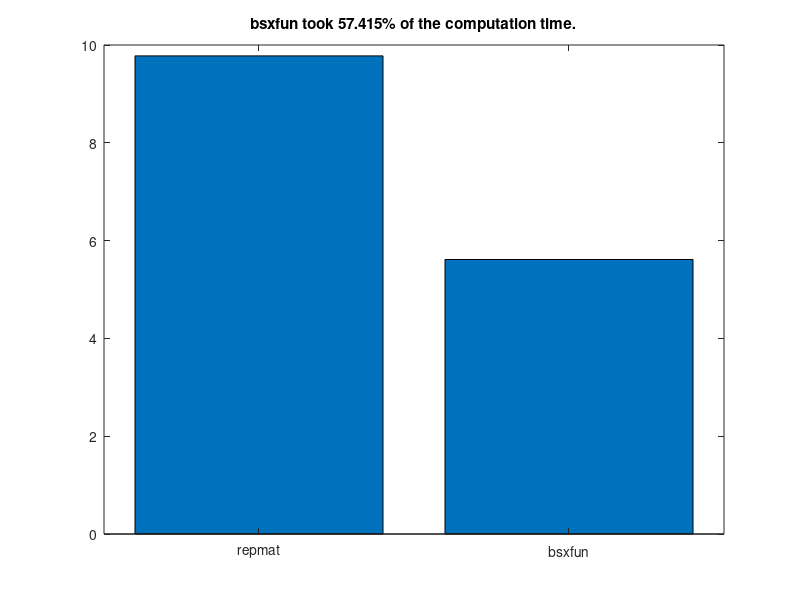

The MATLAB script that drew this image:
%% Analyzing Neural Time Series Data
% Matlab code for Chapter 4 script A
% Mike X Cohen
% 
% This code accompanies the book, titled "Analyzing Neural Time Series Data" 
% (MIT Press). Using the code without following the book may lead to confusion, 
% incorrect data analyses, and misinterpretations of results. 
% Mike X Cohen assumes no responsibility for inappropriate or incorrect use of this code. 

%% variables, part I
% Let's start with variables. A variable is a place-holder for
% information. To create a variable, you simply assign it information. 
% For example,

mike = 10;
bob  = 20;

% If you type these into the command window (or highlight them here and hit
% F9, or highlight them, right-click, and choose "Evaluate Selection"), you 
% will create the variables.
% Because the variables refer to numbers, you can add them, multiple them,
% etc: 
mike + bob; % Note: You can also put comments after code
(mike+bob)/(mike-bob)

% Notice that when the line ends with a semicolon, the output is suppressed, 
% and when there is no semicolon, it outputs the results in the command window.

% variables can also be strings:
mike = 'mike'; 
% now we've re-assigned mike from a number to a character array. Type
% 'whos' into the matlab command. 
whos

% You can also assign matrices to variables:
a_simple_matrix=[ 3 4 5; 1 2 3; 9 8 7 ];
% type this into the command to see how the semicolon was used to delineate
% separate lines. 

% Square brackets concatenate: 
mikes_full_name = [ mike ' cohen' ];
mikes_two_fav_numbers = [ 7 23 ];

% type whos in the command to see the properties of our variables. Note the 
% difference between double and char (character), and note the sizes of different variables.

%% Variables, part II

% Variables can be more sophisticated. Variables can be cells, which
% are like blocks that may contain different kinds of information. 
var1{1} = [ 1 2 3 4 5 6 7 ];
var1{2} = 'hello world';
var1{3} = [ 1 3 6 7 4 3 5 6 7 87 76 43 4 5 6 767 ];

var1
var1{2}

% The most flexible type of variable is a structure. Structures contain fields that 
% are used for different kinds of data. For example:

ANTS.name = 'mike'; % ANTS = Analyzing Neural Time Series
ANTS.position = 'author';
ANTS.favorite_toothpaste_flavor = 'cinnamon';
ANTS.number_of_watches = 18;
ANTS.favorite_color = [ .8 .1 .8 ]; % RGB values

% You can also have an array of structures
ANTS(2).name = 'Your name here';
ANTS(2).position = 'reader';
ANTS(2).favorite_toothpaste_flavor = 'bratworst'; % gross, but true
ANTS(2).number_of_watches = 1;
ANTS(2).favorite_color = [ 1 1 1 ];

% now you can get information about all fields from one specific element of
% the structure:
ANTS(1)

% or information about one field within one member:
ANTS(1).number_of_watches

% or information about one field from all members:
ANTS.favorite_toothpaste_flavor

% note that this last result came out as two separate answers. If you want
% to combine them into a single output (e.g., a cell array), use curly
% brackets:
{ANTS.favorite_toothpaste_flavor}

%% functions

% functions are modular pieces of code stored in a separate file. Most
% functions can be opened and you can see/modify the code. Some functions
% are compiled and not viewable or editable.

% Functions may take inputs:
randperm(4) % randperm is a function that randomly permutes integers. 4 is the input. 

% or a vector:
mean([1 3 2 4 3 5 4 6])

% to see the guts of this function, highlight "mean" and right-click,
% Open File (or type "edit mean" in the command, or highlight and Ctrl-D)

% IMPORTANT! Do not modify matlab functions unless you really know what
% you're doing! A better idea is to copy the function into a different file
% and use a different name. 

% Most functions also give outputs:
permuted_integers = randperm(4); % now the output of the function is stored in a new variable

whos permuted_in* % Note that you can also use the * character for whos

% some functions can have multiple inputs: 
random_number_matrix = rand(4,6); % Here, we asked for a 4 x 6 matrix of random numbers

% some functions have multiple outputs:
[max_value max_value_index] = max([1 2 3 9 8 7 6]);
% This also shows matrix indexing, which we'll get to soon. 

% IMPORTANT: You can use the output of one function as the input to another
% function. This is a powerful way to make your matlab programming fast and
% efficient. On the other hand, if you embed functions to an extreme you
% might unreadable code.
[max_value max_value_index] = max( randperm( round( rand(1)*10 ) ) );
% Note that when you put the cursor on a parenthesis, it underlines the
% corresponding other parenthesis. 

% type 'help <function_name>' in the matlab command to
% read about a function. 
help max % also try: doc max

%% indexing

% Indexing is a powerful tool in matlab to access particular parts of a
% variable. Indexing is very simple: Imagine you have 100 twinkies arranged
% in a 10 x 10 square: 
twinkies = rand(10,10)

% If you wanted to eat the twinkie in the 4th row, 8th column, you write:
the_twinkie_i_will_eat = twinkies(4,8);

%% The colon operator

% By default, the colon operator increments in integer units from the 
% first to the second number. Observe:
1:10
% You can also increment by a certain amount:
1:2:10
count2ten=1:.23956:10;

% the colon operator is also useful when indexing. Let's say you want to
% eat several twinkies:
twinkies_i_will_eat = twinkies(4:8,2:7);

% Question: How big should the variable twinkies_i_will_eat be? 
whos twin* % answer

% To count backwards, you must specify that you want to skip with a negative number:
rookie_mistake     = 10:1;
how_the_pros_do_it = 10:-1:1;

%% determining the sizes of variables

% You can see variable sizes using whos, but there are also ways 
% to output matrix sizes into variables, which will be useful in many situations.

length(random_number_matrix)
% important! "length" returns the length of the longest dimension, regardless of how many dimensions there are!

% you can use size to find the sizes of all dimensions:
size(twinkies)
size(twinkies,1) % or only specific dimensions...

numel(twinkies) % numel stands for 'total number of elements'

% these functions also produce outputs:
twinkie_array_size = size(twinkies);
prod(twinkie_array_size) % prod returns the product of input numbers

% of course, these functions work on non-numeric variables, e.g.,
length(ANTS)

%% for-loops

% A for-loop is a way to iterate repeatedly:

for counting_variable = 1:10
    disp(counting_variable); % disp stands for display, which prints information in the command window
end

% another example:
for counting_variable = 1:2:10
    disp([ 'The ' num2str(counting_variable) 'th iteration value times 2 divided by 3 and added to 7 is ' num2str(counting_variable*2/3+7) '.' ])
end

% You can embed loops within loops
for i = 1:5
    for j = 3:7
        product_matrix(i,j) = i*j; % Matlab produces a warning here because product_matrix is not initialized. See text in Chapter 4.
    end
end

% Two important things to note here: (1) You can use the same numbers as
% indices AND as variables; (2) Unspecified elements in a matrix are
% automatically created and set to zero. 

number_rows    = 5; % having many spaces is allowed and facilitates code aesthetics
number_columns = 7;
% initialize matrix with zeros
product_matrix = zeros(number_rows,number_columns);

for i=1:number_rows
    for j=1:number_columns
        product_matrix(i,j)=i*j;
    end % end j-loop
end % end i-loop

% note the comments following end-statements. When you have multiple long
% loops, this kind of commenting will be helpful. Also note that when you 
% click on one of the "for" or "end" statements, its pair will be underlined. 

%% if-statements

% Exactly how it sounds
if 4>5
    disp('Something has gone awry in the universe')
end

if 4>5
    disp('Something is still very wrong')
else
    disp('Whew! Everything''s normal.') % note the two single-parenthesis marks inside the string
end

% the 'switch/case' statement is similar to 'if/else'
for counting_variable = 1:2:10
    switch counting_variable
        case 1 % compares 'counting_variable' to '1'
            disp([ 'The ' num2str(counting_variable) 'st iteration value times 2 divided by 3 and added to 7 is ' num2str(counting_variable*2/3+7) '.' ])
        case 2
            disp([ 'The ' num2str(counting_variable) 'nd iteration value times 2 divided by 3 and added to 7 is ' num2str(counting_variable*2/3+7) '.' ])
        case 3
            disp([ 'The ' num2str(counting_variable) 'rd iteration value times 2 divided by 3 and added to 7 is ' num2str(counting_variable*2/3+7) '.' ])
        otherwise
            disp([ 'The ' num2str(counting_variable) 'th iteration value times 2 divided by 3 and added to 7 is ' num2str(counting_variable*2/3+7) '.' ])
    end % end switch
end

%% boolean (true/false)

% sometimes, it's useful to know if a statement is TRUE or FALSE. 
% You can use a double-equals sign:

5==5

% The answer is '1', which in this case means 'true'. The oppose of true (1) is false (0):
5==4

% You can assign these answers to variables:
fourIsFive = 4==5; % see below for disambiguating = and ==

whos fourIsFive
% note that 'fourIsFive' is type "logical", or boolean. 

% Other related useful functions:
matrix0 = false(10,3);
matrix1 = true(4,12);

% you can use the tilde "~" to negate a statement:
~(1==1) % false because the negation of 1==1 is false
~(4>3)  % also false because the negation of 4>3 is false
~(4<3)  % true because it is false (~) that 4 is greater than 3. Tricky!

% things can sometimes get tricky:
truthtest = 1 == 2;

% Remember:
%    One equals sign is a statement ("you have this value").
%    Two equals signs means you are asking a question ("are these the same?").
% Mnemonic: "Say with one (=), ask with two (==), then you know just who is who!" 
%           (I didn't say it was a good mnemonic...)

%% repmat

% repmat is short for "replicate matrix." It is a handy function that
% is often used in analyses. The problem that repmat solves is matrix
% operations with other matrices. First, consider that adding a scalar 
% (a single number) to a matrix is no problem. 

mat = rand(4);

mat+23

% Now imagine that mat is EEG data with 4 electrodes and 10 time points:
mat = rand(4,10);

% now you want to subtract the mean over time:
meanOverTime = mean(mat,2); % second input to mean function is the dimension along which to compute the mean

mat = mat - meanOverTime;

% the previous line crashes because the matrices are of unequal size
whos mat meanOverTime

% repmat will help:
meanOverTimeRepmat = repmat(meanOverTime,1,size(mat,2));
whos mat meanOverTime*
% repmat takes 3 inputs: the matrix you want to replicate, the number of
% times to replicate it over rows, and the number of times to replicate it
% over columns (you can also input more dimensions). We want to replicate
% this matrix only over time points (the size of the second dimension of
% mat). Now the subtraction works:

matmean = mat - meanOverTimeRepmat;


% Other examples of repmat:
mat = [1 2 3; 10 20 30];

repmat(mat,1,1)
repmat(mat,1,2)
repmat(mat,2,1)

%% bsxfun

% bsxfun is a useful function for fast and easy array and matrix manipulations.
% It was introduced to Matlab fairly recently, so older versions of Matlab
% do not have this utility. 

% for example, the following function will add 4 to a random matrix:
bsxfun(@plus,randn(10),4)

% this might not seem any better than "randn(10)+4" and for this small
% case, it isn't. bsxfun is more useful because it performs
% singleton-expansion, which means you may be able to avoid using repmat.
% For example, imagine a dataset with 100 channels and 100,000 time points: 
a  = rand(100,100000);

% To subtract the mean of the entire time series: 
am = a - repmat(mean(a,2),1,size(a,2));

% Notice that the repmat is necessary:
am = a - mean(a,2);

% The previous line crashes because the sizes of a and its mean are not the
% same. However, bsxfun expands this automatically
am = bsxfun(@minus,a,mean(a,2));

% let's do a timing test...
tic
for i=1:100
    am = a - repmat(mean(a,2),1,size(a,2));
end
t(1)=toc;

tic
for i=1:100
    am = bsxfun(@minus,a,mean(a,2));
end
t(2)=toc;

figure
bar(t)
set(gca,'xtick',1:2,'xticklabel',{'repmat';'bsxfun'},'xlim',[.5 2.5])
title([ 'bsxfun took ' num2str(100*t(2)/t(1)) '% of the computation time.' ])
% you'll learn more about the above lines in part B of this code


% Thus, bsxfun is a bit faster but also more convenient to use, and more elegant. 
% There are other similar functions to bsxfun, including arrayfun and cellfun. 
% In addition to speed, the *fun functions allow you to avoid using loops. 
% For example, let's say you want to know the length of items in a cell array. 

% create cell array whose elements have variable lengths
c = cell(1,40);
for i=1:length(c)
    c{i} = randn(1,round(rand*100));
end

% now you want to know how many elements are in each cell. 
% Normally you need a loop:
cell_lengths = zeros(size(c));
for i=1:length(c)
    cell_lengths(i) = numel(c{i});
end

% But cellfun is more efficient:
cell_lengths = cellfun(@length,c);

%% end
